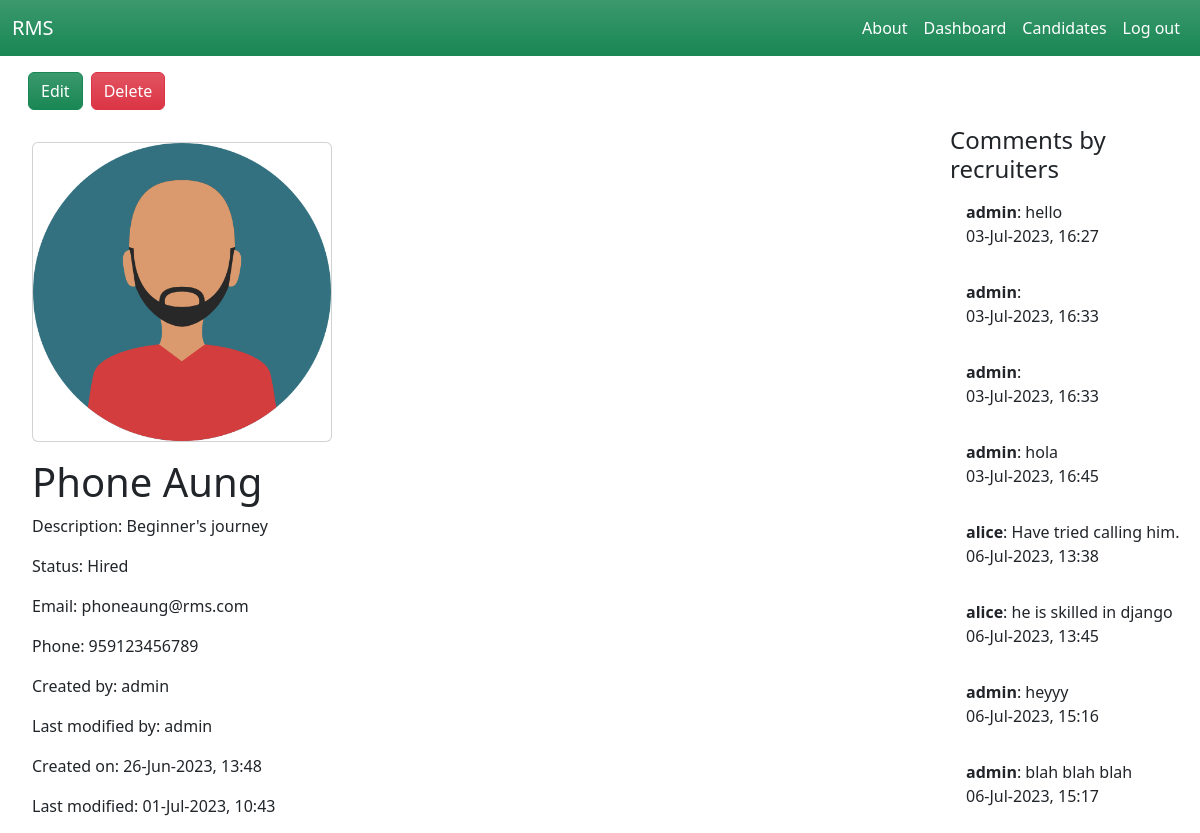
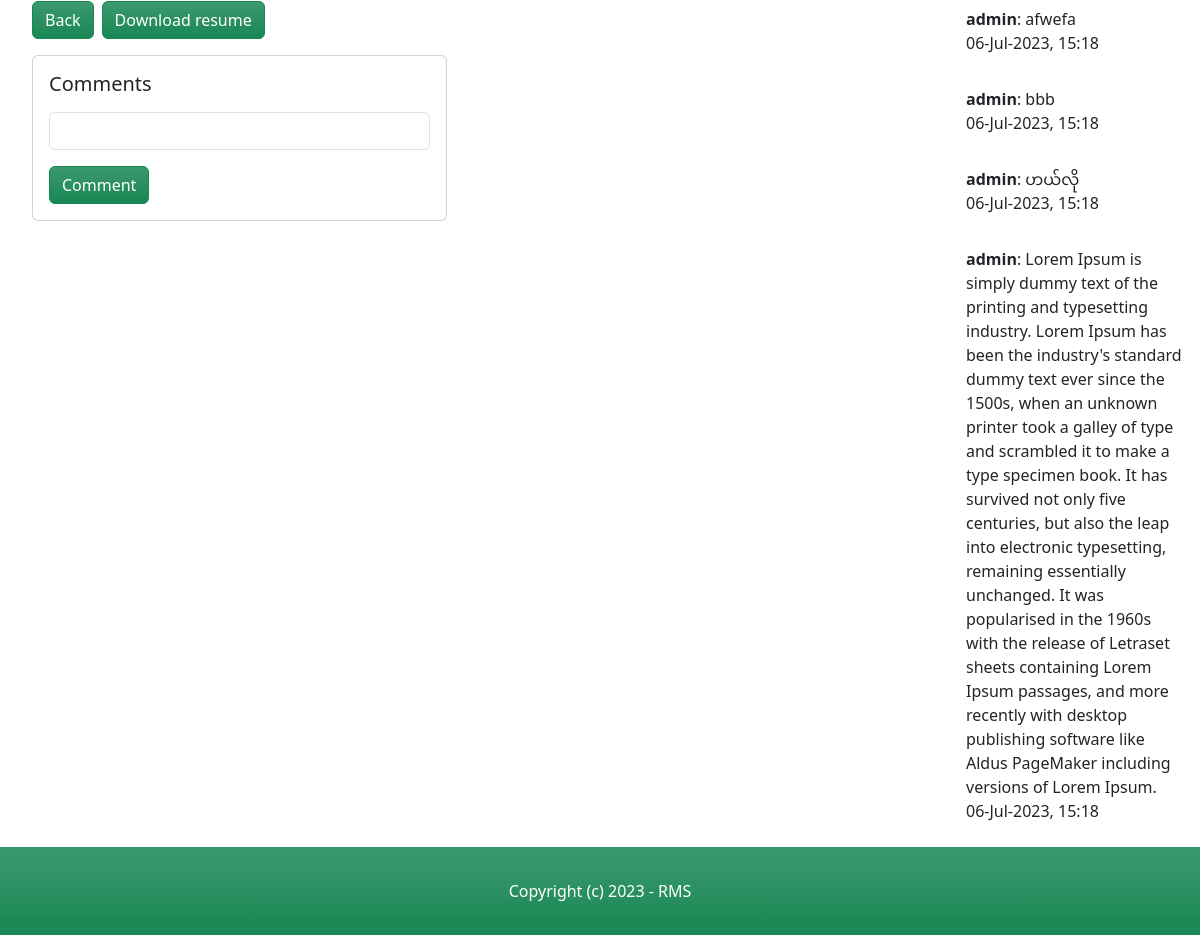
The app's page /candidates/6/ (signed in) with its own data (2 pictures, top to bottom).
### candidate/models.py (models this page shows, shortened)
class Candidate(models.Model):
    NEW = 'new'
    CONTACTED = 'contacted'
    INTERVIEWED = 'interviewed'
    HIRED = 'hired'
    REJECTED = 'rejected'
    CHOICES_STATUS = (
        (NEW, 'New'),
        (CONTACTED, 'Contacted'),
        (INTERVIEWED, 'Interviewed'),
        (HIRED, 'Hired'),
        (REJECTED, 'Rejected'),
    )
    name = models.CharField(max_length=255)
    description = models.TextField(blank=True, null=True)
    status = models.CharField(max_length=11, choices=CHOICES_STATUS, default=NEW)
    email = models.EmailField()
    phone = models.PositiveIntegerField()
    image = models.ImageField(upload_to='candidate_images', default='default_image.jpg', blank=True, null=True)
    resume = models.FileField(upload_to='resumes/', blank=True, null=True)
    is_active = models.BooleanField(default=True)
    created_by = models.ForeignKey(User, related_name='candidates', on_delete=models.CASCADE)
    created_at = models.DateTimeField(auto_now_add=True)
    modified_at = models.DateTimeField(auto_now=True)
    last_modified_by = models.ForeignKey(User, related_name='candidate', blank=True, null=True, on_delete=models.CASCADE)

class Comment(models.Model):
    candidate = models.ForeignKey(Candidate, related_name='comments', blank=True, null=True, on_delete=models.CASCADE)
    members = models.ForeignKey(User, related_name='comments', blank=True, null=True, on_delete=models.CASCADE)
    comment = models.TextField()
    created_at = models.DateTimeField(auto_now_add=True)

### candidate/views.py (the view)
# urls.py: path('<int:pk>/', views.candidate_details, name='candidate_details'),
@login_required
def candidate_details(request, pk):
    candidate = get_object_or_404(Candidate, is_active=True, pk=pk)
    comments = Comment.objects.filter(candidate=candidate)
    return render(request, 'candidate/candidate_details.html', {
        'candidate': candidate,
        'comments': comments,
    })

### candidate/templates/candidate/candidate_details.html (shortened to what this page needs)
{% extends 'core/base.html' %}
{% block content %}
    <div class="row mx-3">
        <div class="d-grid my-3 gap-2 d-md-flex">
            <button class="btn btn-success bg-gradient"><a class="nav-link text-white" href="{% url 'edit_candidate' candidate.id %}">Edit</a></button>
            <button class="btn btn-danger bg-gradient"><a class="nav-link text-white" href="{% url 'delete_candidate' candidate.id %}">Delete</a></button>
        </div>
    </div>
    <div class="row">
        <div class="col-md-9 mx-3">
            <div class="card mx-3 my-3" style="width: 300px;">
                <img src="{{ candidate.image.url }}" class="card-img-top" alt="{{ candidate.name }}">
            </div>
            <div class="mx-3 my-3">
                <h1>{{ candidate.name }}</h1>
                {% if candidate.description %}
                    <p>Description: {{ candidate.description }}</p>
                {% endif %}
                <p>Status: {{ candidate.get_status_display }}</p>
                <p>Email: {{ candidate.email }}</p>
                <p>Phone: {{ candidate.phone }}</p>
                <p>Created by: {{ candidate.created_by }}</p>
                <p>Last modified by: {{ candidate.last_modified_by }}</p>
                <p>Created on: {{ candidate.created_at|date:"d-M-Y, H:i" }}</p>
                <p>Last modified: {{ candidate.modified_at|date:"d-M-Y, H:i" }}</p>
            </div>
            <div class="d-grid mx-3 my-3 gap-2 d-md-flex">
                <button type="submit" class="btn btn-success bg-gradient"><a class="nav-link text-white" href="{% url 'candidates_list' %}">Back</a></button>
                {% if candidate.resume %}
                    <button type="submit" class="btn btn-success bg-gradient"><a style="text-decoration:none" href="{{ candidate.resume.url }}" class="text-white" download>Download resume</a></button>
                {% else %}
                    <button type="submit" class="btn btn-success bg-gradient"><a style="text-decoration:none" href="{% url 'edit_candidate' candidate.id %}" class="text-white">Upload resume</a></button>
                {% endif %}
            </div>
            <div class="col-md-6">
                <div class="card mx-3 my-3">
                    <div class="card-body">
                        <h5 class="card-title">Comments</h5>
                        <form method="post" action="{% url 'comment_candidate' candidate.id %}">
                            <input class="my-3 form-control" type="text" name="comment">
                            <button class="btn btn-success bg-gradient"><a class="nav-link text-white">Comment</a></button>
                        </form>
                    </div>
                </div>
            </div>
        </div>
        <div class="col">
            <h4>Comments by recruiters</h4>
            {% for comment in comments %}
                <ul class="list-group list-group-flush">
                    <li class="list-group-item">
                        <strong>{{ comment.members }}</strong>: {{ comment.comment }}
                        <p>{{ comment.created_at|date:"d-M-Y, H:i" }}</p>
                    </li>
                </ul>
            {% endfor %}
        </div>
    </div>
{% endblock %}

### records on screen
Candidate: image (picture), name "Phone Aung", description "Beginner's journey", status "Hired", email "phoneaung@rms.com", phone "959123456789", created_by "admin", last_modified_by "admin", created_at "26-Jun-2023, 13:48", modified_at "01-Jul-2023, 10:43"
Comment: members "admin", comment "hello", created_at "03-Jul-2023, 16:27"
Comment: members "admin", created_at "03-Jul-2023, 16:33"
Comment: members "admin", created_at "03-Jul-2023, 16:33"
Comment: members "admin", comment "hola", created_at "03-Jul-2023, 16:45"
Comment: members "alice", comment "Have tried calling him.", created_at "06-Jul-2023, 13:38"
Comment: members "alice", comment "he is skilled in django", created_at "06-Jul-2023, 13:45"
Comment: members "admin", comment "heyyy", created_at "06-Jul-2023, 15:16"
Comment: members "admin", comment "blah blah blah", created_at "06-Jul-2023, 15:17"
Comment: members "admin", comment "afwefa", created_at "06-Jul-2023, 15:18"
Comment: members "admin", comment "bbb", created_at "06-Jul-2023, 15:18"
Comment: members "admin", comment "ဟယ်လို", created_at "06-Jul-2023, 15:18"
Comment: members "admin", comment "Lorem Ipsum is simply dummy text of the printing and typesetting industry. Lorem Ipsum has been the industry's standard dummy text ever since the 1500s, when an unknown printer took a galley of type and scrambled it to make a type specimen book. It has survived not only five centuries, but also the leap into electronic typesetting, remaining essentially unchanged. It was popularised in the 1960s with the release of Letraset sheets containing Lorem Ipsum passages, and more recently with desktop publishing software like Aldus PageMaker including versions of Lorem Ipsum.", created_at "06-Jul-2023, 15:18"
